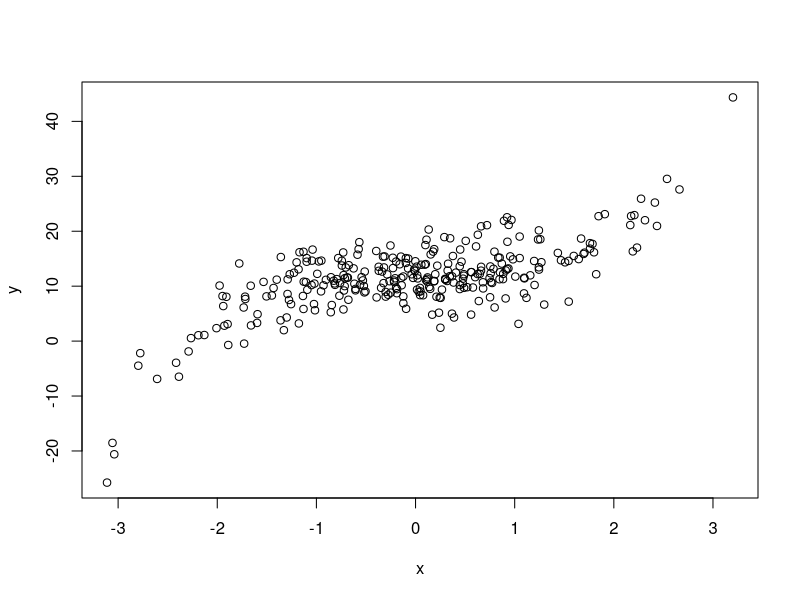
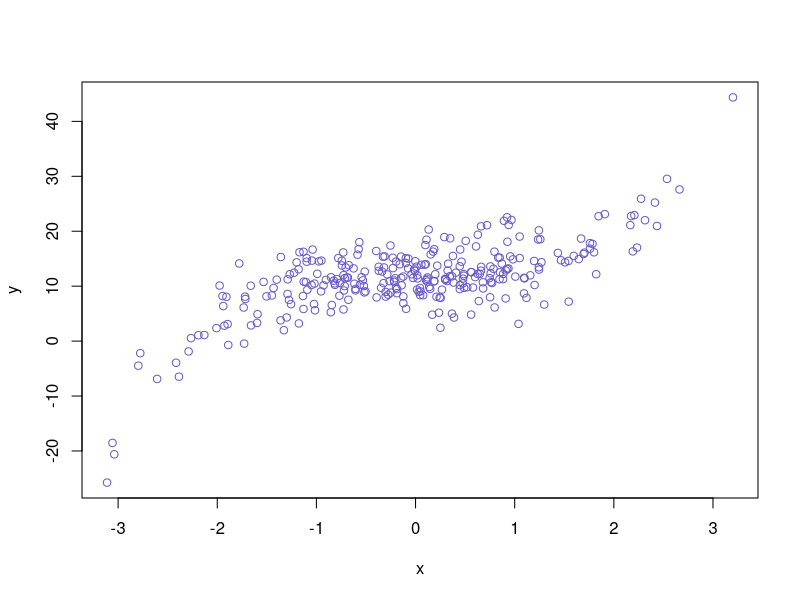
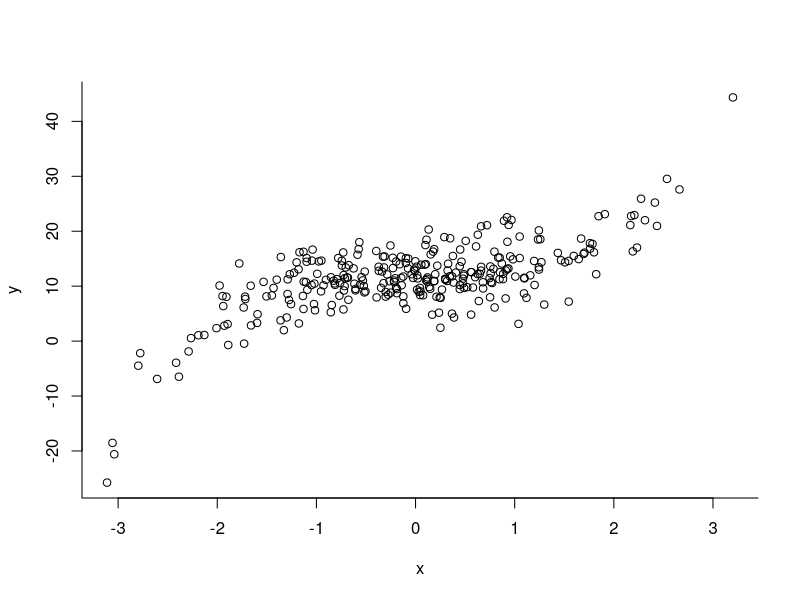
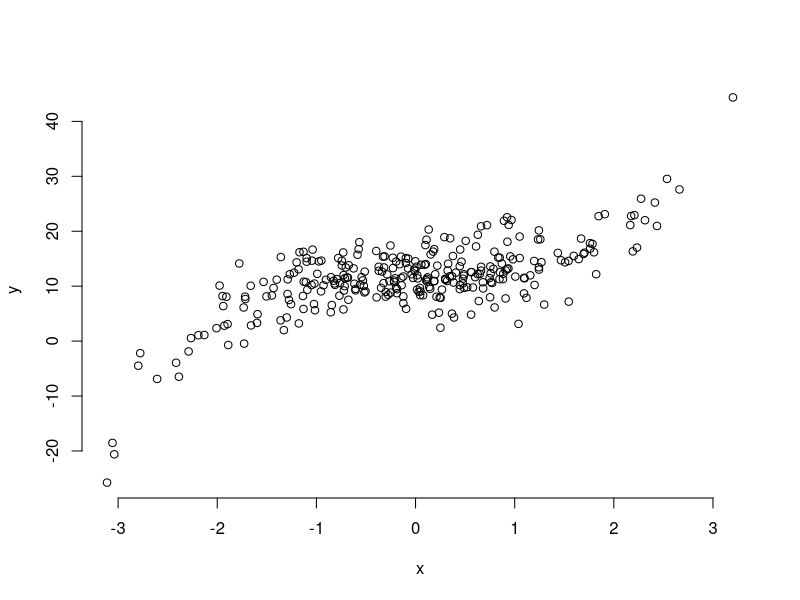
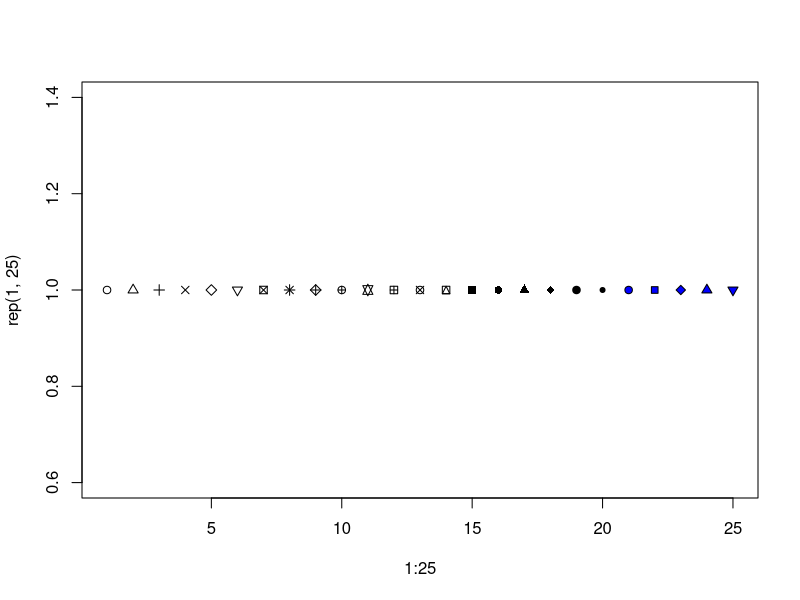
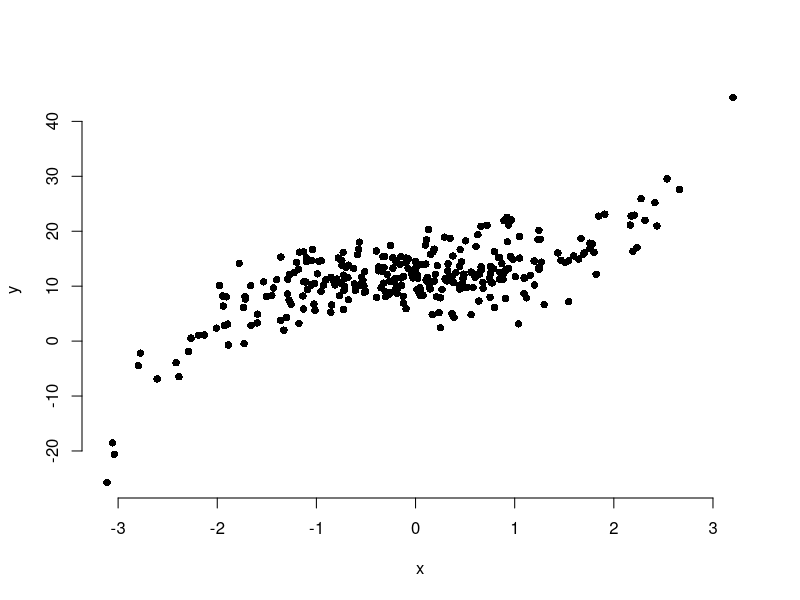
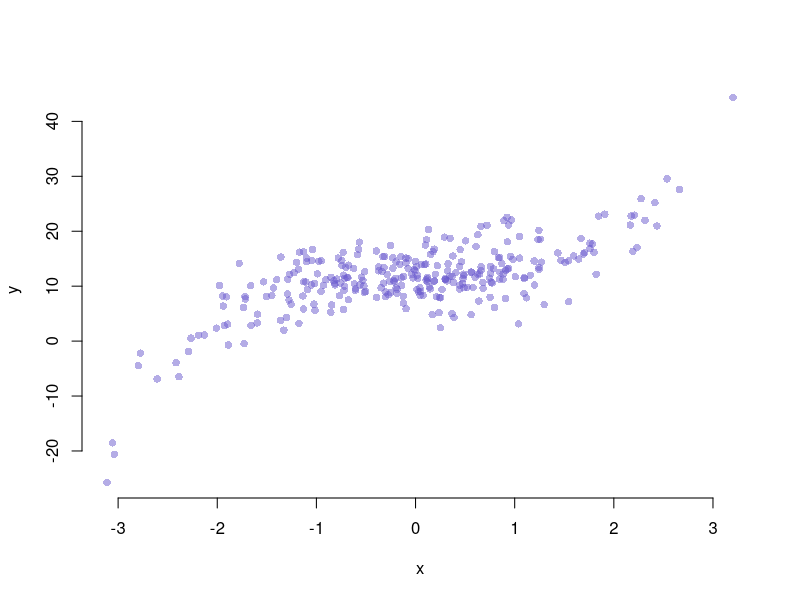
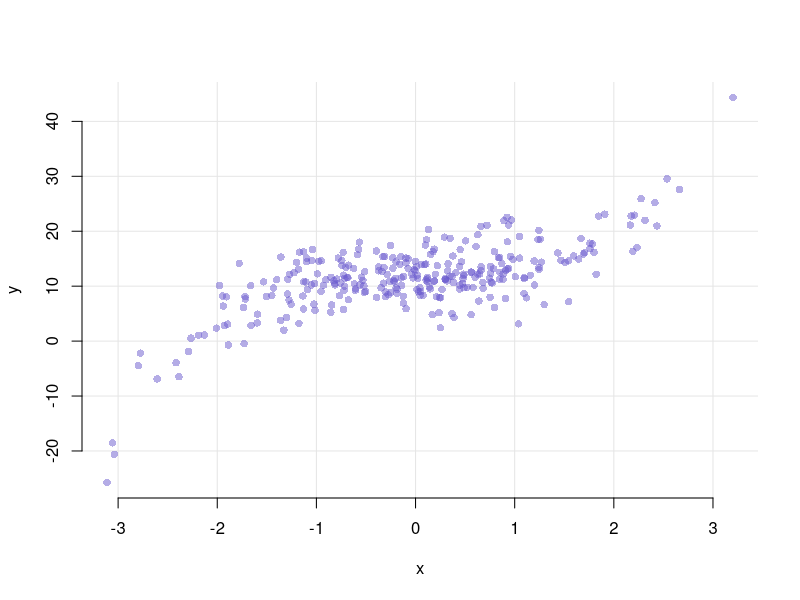

Here is the R script that generated these plots, in order:
## ---- chunk 1
knitr::opts_chunk$set(fig.width = 5, fig.height = 5,
                      comment = NA, cache = TRUE) 
## ---- chunk 2
old.hooks <- fansi::set_knit_hooks(knitr::knit_hooks)
options(crayon.enabled = TRUE)
## ---- chunk 3
set.seed(2020)
x <- rnorm(300)
y_true <- 12 + x^3
y <- 12 + x^3 + 2.5 * rnorm(300)*1.5
## ---- chunk 4
plot(x, y)
## ---- chunk 5
plot(x, y, col = "slateblue")
## ---- chunk 6
plot(x, y, bty = "l")
## ---- chunk 7
plot(x, y, bty = "none")
## ---- chunk 8
plot(1:25, rep(1, 25), pch = 1:25, bg = "blue")
## ---- chunk 9
plot(x, y, bty = "n", pch = 16)
## ---- chunk 10
plot(x, y,
     bty = "n", pch = 16,
     col = adjustcolor("slateblue", alpha.f = .5))
## ---- chunk 11
plot(x, y,
     bty = "n", pch = 16,
     col = adjustcolor("slateblue", alpha.f = .5),
     panel.first = grid(lty = 1, col = 'gray90'))
## ---- chunk 12
plot(x, y,
     bty = "n", pch = 16,
     col = adjustcolor("slateblue", alpha.f = .5),
     panel.first = grid(lty = 1, col = 'gray90'),
     main = "y vs. x",
     xlab = "This is variable x (xunits)",
     ylab = "This is variable y (yunits)")
## ---- chunk 13
hist(x)
## ---- chunk 14
hist(x, col = "slategrey")
## ---- chunk 15
hist(x, col = "slategrey", border = "white")
## ---- chunk 16
hist(x, col = "slategrey", border = "white",
     breaks = 8)
## ---- chunk 17
plot(density(x))
## ---- chunk 18
plot(density(x), col = "blue",
     bty = "n",
     main = NA)
## ---- chunk 19
barplot(VADeaths[, 1])
## ---- chunk 20
barplot(VADeaths[1, ])
## ---- chunk 21
barplot(VADeaths[, 1],
        col = "aquamarine3", border = NA)
## ---- chunk 22
barplot(VADeaths, legend.text = TRUE)
## ---- chunk 23
barplot(VADeaths, beside = TRUE, legend.text = TRUE)
## ---- chunk 24
col <- sapply(seq(.2, .8, length.out = 5), function(i) adjustcolor("navy", i))
barplot(VADeaths,
        col = col,
        border = NA,
        beside = TRUE,
        legend.text = TRUE)
## ---- chunk 25
alpha <- rnorm(10)
beta <- rnorm(100)
gamma <- rnorm(200, 1, 2)
dl <- list(alpha = alpha, beta = beta, gamma = gamma)
## ---- chunk 26
boxplot(alpha, beta, gamma)
## ---- chunk 27
boxplot(dl)
## ---- chunk 28
mat <- sapply(seq(5), function(i) rnorm(20))
boxplot(mat)
## ---- chunk 29
boxplot(extra ~ group, sleep)
## ---- chunk 30
border <- c("#18A3AC", "#F48024")
col <- c(adjustcolor("#18A3AC", .5), adjustcolor("#F48024", .5))
boxplot(extra ~ group, sleep,
        col = col, border = border)
## ---- chunk 31
x <- sapply(1:20, function(i) rnorm(20))
x_cor <- cor(x)
## ---- chunk 32
heatmap(x_cor, Rowv = NA, Colv = NA)
## ---- chunk 33
heatmap(x_cor)
